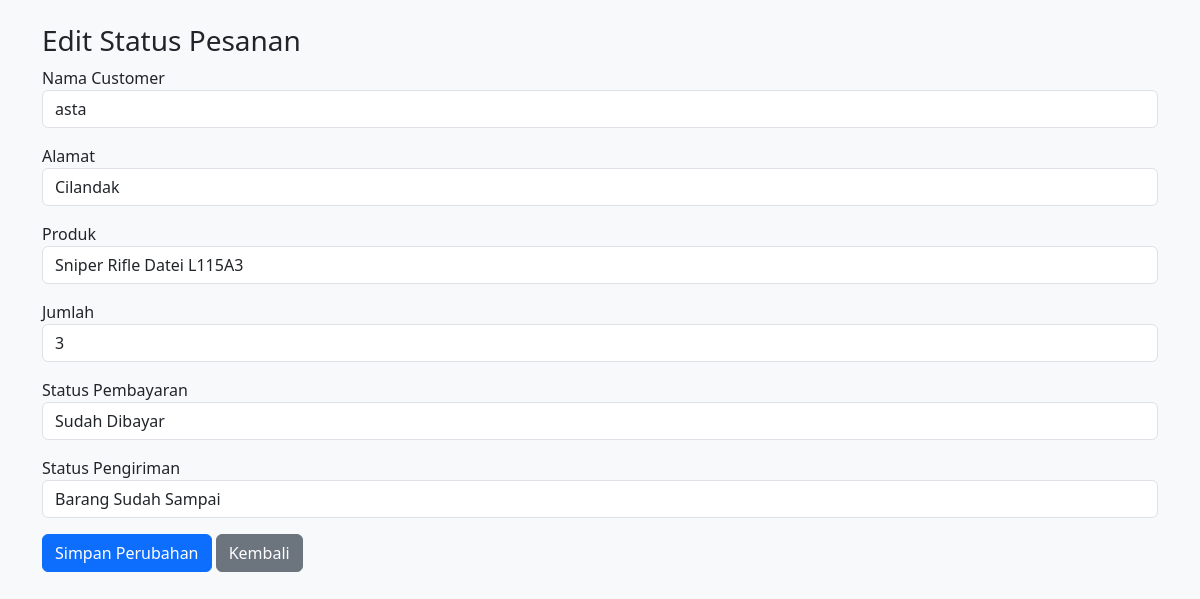
Screenshot of /edit_pesanan.php?id=38 (signed in) with the database file from the repository.
### tables this page shows
CREATE TABLE `transaksi` (
  `id` int(11) NOT NULL,
  `user_id` int(11) DEFAULT NULL,
  `total_harga` decimal(12,2) NOT NULL,
  `metode_pembayaran` varchar(30) DEFAULT NULL,
  `status_pembayaran` enum('belum_bayar','menunggu_verifikasi','sudah_bayar') NOT NULL DEFAULT 'belum_bayar',
  `tanggal_transaksi` timestamp NOT NULL DEFAULT current_timestamp(),
  `keterangan` text DEFAULT NULL,
  `deleted_at` timestamp NULL DEFAULT NULL,
  `bukti_pembayaran` varchar(255) DEFAULT NULL,
  `status_pengiriman` enum('belum_dikirim','dikirim','barang_sudah_sampai','selesai') DEFAULT 'belum_dikirim'
);

CREATE TABLE `customer` (
  `id` int(20) NOT NULL,
  `user_id` int(20) DEFAULT NULL,
  `nama` varchar(25) DEFAULT NULL,
  `no_telepon` varchar(15) DEFAULT NULL,
  `alamat` text DEFAULT NULL,
  `status_pesanan` enum('sudah_menunggu_formalisasi','sedang_diproses','selesai') DEFAULT 'sedang_diproses',
  `metode_pembayaran` varchar(30) DEFAULT NULL,
  `created_at` timestamp NOT NULL DEFAULT current_timestamp(),
  `updated_at` timestamp NOT NULL DEFAULT current_timestamp() ON UPDATE current_timestamp()
);

CREATE TABLE `produk` (
  `idproduk` int(10) NOT NULL,
  `idkategori` int(25) DEFAULT NULL,
  `namaproduk` varchar(25) NOT NULL,
  `gambarproduk` varchar(255) DEFAULT NULL,
  `deskripsi` text DEFAULT NULL,
  `harga` int(50) DEFAULT NULL,
  `tgblatihan` timestamp NOT NULL DEFAULT current_timestamp(),
  `foto` varchar(255) DEFAULT NULL,
  `stok` int(11) NOT NULL
);

CREATE TABLE `detail_order` (
  `id` int(10) NOT NULL,
  `transaksi_id` int(10) DEFAULT NULL,
  `idproduk` int(25) DEFAULT NULL,
  `quantity` int(10) DEFAULT NULL,
  `harga` int(50) DEFAULT NULL,
  `created_at` timestamp NOT NULL DEFAULT current_timestamp(),
  `updated_at` timestamp NOT NULL DEFAULT current_timestamp() ON UPDATE current_timestamp()
);

### edit_pesanan.php (the view, shortened to what this page needs)
<?php
include 'koneksi.php';
$transaksi_id = (int) $_GET['id'];
$query = "
    SELECT
        t.id AS transaksi_id,
        c.nama,
        c.alamat,
        t.status_pembayaran,
        t.status_pengiriman,
        p.namaproduk,
        do.quantity
    FROM transaksi t
    JOIN customer c ON t.user_id = c.user_id
    JOIN detail_order do ON do.transaksi_id = t.id
    JOIN produk p ON p.idproduk = do.idproduk
    WHERE t.id = $transaksi_id
    LIMIT 1
";
$result = mysqli_query($conn, $query);
$transaksi = mysqli_fetch_assoc($result);
?>
<!DOCTYPE html>
<html>
<head>
    <link rel="stylesheet" href="https://cdn.jsdelivr.net/npm/bootstrap@5.3.0/dist/css/bootstrap.min.css">
</head>
<body class="bg-light">
<div class="container mt-4">
    <h3>Edit Status Pesanan</h3>
    <form method="POST">
        <div class="mb-3">
            <label>Nama Customer</label>
            <input type="text" class="form-control" value="<?= htmlspecialchars($transaksi['nama']) ?>" readonly>
        </div>
        <div class="mb-3">
            <label>Alamat</label>
            <input type="text" class="form-control" value="<?= htmlspecialchars($transaksi['alamat']) ?>" readonly>
        </div>
        <div class="mb-3">
            <label>Produk</label>
            <input type="text" class="form-control" value="<?= htmlspecialchars($transaksi['namaproduk']) ?>" readonly>
        </div>
        <div class="mb-3">
            <label>Jumlah</label>
            <input type="number" class="form-control" value="<?= $transaksi['quantity'] ?>" readonly>
        </div>
        <div class="mb-3">
            <label>Status Pembayaran</label>
            <select name="status_pembayaran" class="form-control" required>
                <option value="sudah_bayar" <?= $transaksi['status_pembayaran'] == 'sudah_bayar' ? 'selected' : '' ?>>Sudah Dibayar</option>
            </select>
        </div>
        <div class="mb-3">
            <label>Status Pengiriman</label>
            <select name="status_pengiriman" class="form-control" required>
                <option value="barang_sudah_sampai" <?= $transaksi['status_pengiriman'] == 'barang_sudah_sampai' ? 'selected' : '' ?>>Barang Sudah Sampai</option>
            </select>
        </div>
        <button class="btn btn-primary">Simpan Perubahan</button>
        <a href="<?= ($_SESSION['role'] == 'admin') ? 'pesanan.php' : 'laporan(kary).php' ?>" class="btn btn-secondary">Kembali</a>
    </form>
</div>
</body>
</html>

### rows the page displays
transaksi: nama "asta", alamat "Cilandak", namaproduk "Sniper Rifle Datei L115A3", quantity "3", status_pembayaran "Sudah Dibayar", status_pengiriman "Barang Sudah Sampai"
